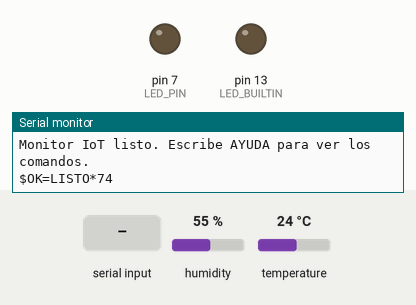
This sketch was run on a simulated Arduino Uno, built with avr-gcc and run on an emulated ATmega328P. On the bench: output pins drawn as LEDs (lit = HIGH), the last lines printed to the serial monitor. Inputs (shaded band) come from the test bench; at power-on: humidity 55 %, temperature 24 °C.

Above: at 1.2 s.
1.3 s: "LED_ON\n" received over Serial
At 2.3 s:
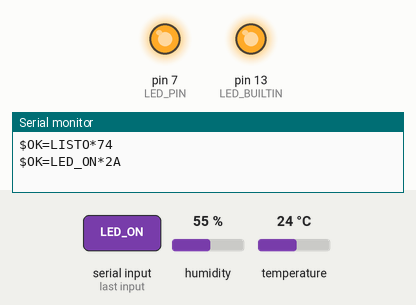
13.5 s: "LED_OFF\n" received over Serial
At 14.0 s:
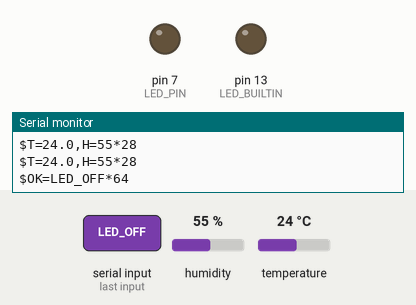
Timing chart, 0 to 16.5 s (numbered marks = the images above; inputs shaded):
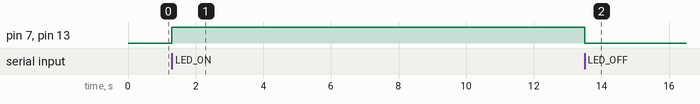

Measured:
- after the input at 1.3 s, pin 7 (LED_PIN), pin 13 (LED_BUILTIN): LOW → HIGH at once
- after the input at 13.5 s, pin 7 (LED_PIN), pin 13 (LED_BUILTIN): HIGH → LOW at once

The sketch:

MonitorTemperaturaIoT.ino
```cpp
/*
  Monitor de Temperatura IoT - Arduino UNO R4 (comunicacion SERIAL por USB)
  Sensor: DHT11 (temperatura y humedad)   Actuador: LED

  No usa Bluetooth: se controla con comandos desde el Monitor Serie de Arduino IDE
  (115200 baudios, "Nueva linea") o desde el puente Puente/puente_serial.py.

  Libreria (Arduino IDE > Gestor de librerias):
    - DHT sensor library (Adafruit)  + Adafruit Unified Sensor
  Placa: Herramientas > Placa > Arduino UNO R4 Boards > Arduino UNO R4 WiFi (o Minima)

  Conexiones:
    DHT11 modulo de 3 pines:  S (senal) -> pin DHT_PIN | + -> 5V | - -> GND
    LED rojo: pin LED_PIN -> resistencia 220 ohm -> pata larga; pata corta -> GND
    (el LED integrado LED_BUILTIN tambien se enciende/apaga)

  Comandos (se escriben en el Monitor Serie):
    LED_ON | LED_OFF | GET_TEMP | AUTO_ON | AUTO_OFF | AYUDA
    Opcionalmente con checksum: COMANDO*CS   (CS = XOR de los caracteres, 2 digitos hex)

  Respuestas del Arduino:  $CUERPO*CS
    $T=24.0,H=45*29   lectura | $OK=LED_ON*..  confirmacion | $ERR=CMD*..  error
*/
#include <DHT.h>

// ---------- CONFIGURACION (cambia aqui si tu cableado es distinto) ----------
#define DHT_PIN   8
#define DHT_TYPE  DHT11
#define LED_PIN   7
const unsigned long INTERVALO_MS = 3000;   // envio automatico de lecturas
// -----------------------------------------------------------------------------

DHT dht(DHT_PIN, DHT_TYPE);
bool envioAuto = true;
unsigned long ultimoEnvio = 0;
String entrada = "";

String checksum(const String &cuerpo) {
  uint8_t x = 0;
  for (unsigned int i = 0; i < cuerpo.length(); i++) x ^= (uint8_t)cuerpo[i];
  char buf[3];
  snprintf(buf, sizeof(buf), "%02X", x);
  return String(buf);
}

void enviar(const String &cuerpo) {
  Serial.print("$");
  Serial.print(cuerpo);
  Serial.print("*");
  Serial.println(checksum(cuerpo));
}

void ponerLed(bool encendido) {
  digitalWrite(LED_PIN, encendido ? HIGH : LOW);
  digitalWrite(LED_BUILTIN, encendido ? HIGH : LOW);
}

void enviarLectura() {
  float t = dht.readTemperature();
  float h = dht.readHumidity();
  if (isnan(t) || isnan(h)) {
    enviar("ERR=SENSOR");
    return;
  }
  enviar("T=" + String(t, 1) + ",H=" + String((int)round(h)));
}

void manejarComando(String texto) {
  texto.trim();
  if (texto.length() == 0) return;

  String cmd = texto;
  int pos = texto.lastIndexOf('*');
  if (pos >= 0) {
    cmd = texto.substring(0, pos);
    String recibido = texto.substring(pos + 1);
    recibido.trim();
    if (!recibido.equalsIgnoreCase(checksum(cmd))) {
      enviar("ERR=CHECKSUM");
      return;
    }
  }
  cmd.trim();
  cmd.toUpperCase();

  if (cmd == "LED_ON") {
    ponerLed(true);
    enviar("OK=LED_ON");
  } else if (cmd == "LED_OFF") {
    ponerLed(false);
    enviar("OK=LED_OFF");
  } else if (cmd == "GET_TEMP") {
    enviarLectura();
  } else if (cmd == "AUTO_ON") {
    envioAuto = true;
    enviar("OK=AUTO_ON");
  } else if (cmd == "AUTO_OFF") {
    envioAuto = false;
    enviar("OK=AUTO_OFF");
  } else if (cmd == "AYUDA") {
    Serial.println("Comandos: LED_ON LED_OFF GET_TEMP AUTO_ON AUTO_OFF");
  } else {
    enviar("ERR=CMD");
  }
}

void setup() {
  Serial.begin(115200);
  unsigned long inicio = millis();
  while (!Serial && millis() - inicio < 2000) { }   // no se queda esperando sin USB

  pinMode(LED_PIN, OUTPUT);
  pinMode(LED_BUILTIN, OUTPUT);
  ponerLed(false);
  dht.begin();

  Serial.println("Monitor IoT listo. Escribe AYUDA para ver los comandos.");
  enviar("OK=LISTO");
}

void loop() {
  while (Serial.available() > 0) {
    char c = (char)Serial.read();
    if (c == '\n' || c == '\r') {
      if (entrada.length() > 0) {
        manejarComando(entrada);
        entrada = "";
      }
    } else if (entrada.length() < 40) {
      entrada += c;
    } else {
      entrada = "";          // linea demasiado larga: se descarta
      enviar("ERR=CMD");
    }
  }

  if (envioAuto && millis() - ultimoEnvio >= INTERVALO_MS) {
    ultimoEnvio = millis();
    enviarLectura();
  }
}
```
